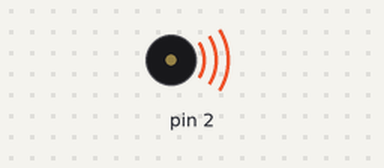
Recording of a sketch running on a simulated Arduino Uno, built with avr-gcc and run on an emulated ATmega328P. Parts: buzzer (waves = sounding).

Above: at 0.1 s.
At 28.8 s:
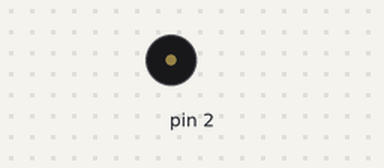
Timing chart, 0 to 30.3 s (numbered marks = the images above):
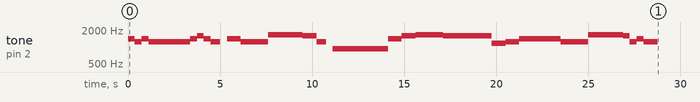

Measured:
- by itself, tone on pin 2: plays 1397 Hz for 0.38 s, 1244 Hz for 0.37 s, 1397 Hz for 0.37 s, 1244 Hz for 2.2 s, 1397 Hz for 0.38 s, 1568 Hz for 0.37 s … (27 notes in this stretch)

The sketch:

BuzzerLib.ino
```cpp
// (licence header left out)
#include "Buzzer.h"
#include "RTTTL.h"

RTTTLClass song;

/** the setup function runs once when you press reset or power the board */
void setup() {
	Buzzer.init(2);
	song.init("MammaMia:d=16,o=5,b=40:f6,d#6,f6,4d#6,d#6,d#6,f6,g6,f6,8d#.6,p,8f6,4d#6,8g#6,g#6,g#6,g#6,8g6,8d#.6,p,4a#6,a#6,a#6,8a#6,8f6,8g6,4g#6,8g6,8g6,g6,8g6,8d6,8d#6,4f6,8f6,4d#6,8g#6,g#6,g#6,g#6,g6,d#6,f6,8d#6");
	Buzzer.playSong(song);
}

/** the loop function runs over and over again until power down or reset */
void loop() {
	Buzzer.loop();
}
```

Buzzer.cpp
```cpp
// (licence header left out)
#include "Buzzer.h"

// Inits buzzer
void BuzzerClass::init(uint8_t pin)
{
    outPin = pin;
    status = playStates::stop;
    mode = playModes::single;
}

void BuzzerClass::play(uint16_t frequency)
{
    tone(outPin, frequency);
    oldMillis = millis();
}

void BuzzerClass::play(uint16_t frequency, uint16_t duration)
{
    mode = playModes::single;
    status = playStates::note;
    beepDuration = duration;
    play(frequency);
}

void BuzzerClass::play(NoteClass note)
{
    play(note.frequency, note.duration);
}

void BuzzerClass::stopPlay()
{
    noTone(outPin);
    status = playStates::stop;
}

void BuzzerClass::loop()
{
    switch (status)
    {
    case playStates::stop:
        break;
    case playStates::note:
        if (millis() - oldMillis >= beepDuration)
        {
            noTone(outPin);
            switch (mode)
            {
            case playModes::single:
                status = playStates::stop;
                break;
            case playModes::repeat:
                oldMillis = millis();
                status = playStates::pause;
                break;
            case playModes::song:
                noTone(outPin);
                oldMillis = millis();
                NoteClass note = songData.next();
                if(note.duration == 0) {
                    status = playStates::stop;
                }
                beepDuration = note.duration;
                if(note.frequency > 0) {
                    tone(outPin, note.frequency);
                }
                break;
            }
        }
        break;
    case playStates::pause:
        if (millis() - oldMillis >= beepPause)
        {
            play(beepFrequency);
            status = playStates::note;
        }
        break;
    }
}

void BuzzerClass::beepInit(uint16_t frequency, uint16_t duration, uint16_t pause)
{
    beepFrequency = frequency;
    beepDuration = duration;
    beepPause = pause;
}

void BuzzerClass::beepInit(NoteClass note, uint16_t pause)
{
    beepInit(note.frequency, note.duration, pause);
}

void BuzzerClass::beep(uint16_t frequency, uint16_t duration, uint16_t pause)
{
    beepInit(frequency, duration, pause);
    beep();
}

void BuzzerClass::beep(NoteClass note, uint16_t pause)
{
    beep(note.frequency, note.duration, pause);
}

void BuzzerClass::beep()
{
    mode = playModes::repeat;
    status = playStates::note;
    play(beepFrequency);
}

void BuzzerClass::playSong(RTTTLClass rtttl)
{
    playSong(rtttl, false);
}

void BuzzerClass::playSong(RTTTLClass rtttl, bool repeat)
{
    songData = rtttl;
    mode = playModes::song;
    status = playStates::note;
}

BuzzerClass Buzzer;
```

Buzzer.h
```cpp
// (licence header left out)
#ifndef _BUZZER_h
#define _BUZZER_h

#if defined(ARDUINO) && ARDUINO >= 100
	#include "arduino.h"
#else
	#include "WProgram.h"
#endif

#include "pitches.h"
#include "Note.h"
#include "RTTTL.h"

///@brief
/// Buzzer manager
class BuzzerClass
{
 protected:
    uint8_t outPin;				//!< Pin for Tone output
	uint16_t beepFrequency;
	uint16_t beepDuration;
	uint16_t beepPause;
	uint32_t oldMillis;			//!< Previous time storage

	RTTTLClass songData;

	///@brief
	/// Device status
	enum playStates {stop, note, pause};
	playStates status;

	///@brief
	/// Operating modes
	enum playModes {single, repeat, song};
	playModes mode;

 public:
	void init(uint8_t pin);				//!< Inits buzzer on specified pin
	void play(uint16_t frequency);		//!< Replacement of Tone function
	void play(uint16_t frequency, uint16_t duration);		//!< Plays note for specified duration
	void play(NoteClass note);
	void stopPlay();					//!< Replacement of NoTone function
	void loop();						//!< Function for main .ino loop

	void beepInit(uint16_t frequency, uint16_t duration, uint16_t pause);	//!< beeper parameters setting
	void beepInit(NoteClass note, uint16_t pause);							//!< beeper parameters setting
	void beep(uint16_t frequency, uint16_t duration, uint16_t pause);		//!< starts beeper with parameters
	void beep(NoteClass note, uint16_t pause);								//!< starts beeper with parameters
	void beep();															//!< starts beeper with already set parameters

	void playSong(RTTTLClass rtttl);
	void playSong(RTTTLClass rtttl, bool repeat);
};

extern BuzzerClass Buzzer;

#endif
```

Note.cpp
```cpp
// (licence header left out)
#include "Note.h"

NoteClass::NoteClass(char note, char diesis, uint8_t octave, uint16_t Duration)
{
    switch (toUpperCase(note))
    {
    case 'A':
        frequency = (diesis == '#' ? NOTE_AS7 : NOTE_A7);
        break;
    case 'B':
        frequency = NOTE_B7;
        break;
    case 'C':
        frequency = (diesis == '#' ? NOTE_CS8 : NOTE_C8);
        break;
    case 'D':
        frequency = (diesis == '#' ? NOTE_DS8 : NOTE_D8);
        break;
    case 'E':
        frequency = NOTE_E8;
        break;
    case 'F':
        frequency = (diesis == '#' ? NOTE_FS8 : NOTE_F8);
        break;
    case 'G':
        frequency = (diesis == '#' ? NOTE_GS8 : NOTE_G8);
        break;

    default:
        break;
    }

    int shift = 8 - octave;
    if (shift > 0)
        frequency = frequency >> shift;
    if (shift < 0)
        frequency = frequency << -shift;
    duration = Duration;
}
```

Note.h
```cpp
// (licence header left out)
#ifndef _NOTE_h
#define _NOTE_h

#if defined(ARDUINO) && ARDUINO >= 100
#include "arduino.h"
#else
#include "WProgram.h"
#endif

#include "pitches.h"

class NoteClass
{
public:
	uint16_t frequency;
	uint16_t duration;

	NoteClass(uint16_t Frequency, uint16_t Duration) : frequency(Frequency), duration(Duration) {}
	NoteClass(char note, char diesis, uint8_t octave, uint16_t Duration);
};

#endif
```

RTTTL.cpp
```cpp
// (licence header left out)
#include "RTTTL.h"

RTTTLClass::RTTTLClass(char songString[])
{
    init(songString);
}

void RTTTLClass::init(char songString[])
{
    cursor = 0;
    song = songString;
    //   Serial.println(song);

    // skip song title
    for (; song[cursor] != ':'; ++cursor)
    {
    }
    ++cursor;

    // parse header
    for (; song[cursor] != ':'; ++cursor)
    {
        switch (song[cursor])
        {
        case 'd':
            defaultDurate = getValue();
            break;
        case 'o':
            defaultOctave = getValue();
            break;
        case 'b':
            bpm = getValue();
            beatms = 240000 / bpm;
            break;

        default:
            break;
        }
    }

    streamStart = ++cursor;
}

void RTTTLClass::restart()
{
    cursor = streamStart;
}

///@brief
/// Test function for header values
bool headerTest(char c)
{
    return c != ',' && c != ':';
}

///@brief
/// Test function for duration value
bool durationTest(char c)
{
    return !isAlpha(c);
}

uint8_t RTTTLClass::getValue(bool (*testFunction)(char))
{
    char str[] = "0  ";
    uint8_t j = 0;
    for (; testFunction(song[cursor]); ++cursor)
    {
        if (isDigit(song[cursor]))
        {
            str[j] = song[cursor];
            ++j;
        }
    }
    if (song[cursor] == ':')
        --cursor;
    int ret;
    sscanf(str, "%d", &ret);
    return ret;
}

uint8_t RTTTLClass::getValue()
{
    return getValue(&headerTest);
}

NoteClass RTTTLClass::next()
{
    // No more notes
    if (song[cursor] == 0)
        return NoteClass(0, 0);

    uint8_t durate = defaultDurate;
    uint8_t octave = defaultOctave;
    char note = ' ';
    char diesis = ' ';

    // durate
    if (isDigit(song[cursor]))
    {
        durate = getValue(&durationTest);
    }

    // note
    note = song[cursor];
    ++cursor;

    // diesis
    if (song[cursor] == '#')
    {
        diesis = '#';
        ++cursor;
    }

    // dot
    if (song[cursor] == '.')
    {
        durate += durate >> 1;
        ++cursor;
    }

    // octave
    if (isDigit(song[cursor]))
    {
        octave = song[cursor] - '0';
        ++cursor;
    }

    // skip comma
    if (song[cursor] == ',')
        ++cursor;

    if (toUpperCase(note) == 'P')
    {
        return NoteClass(0, (uint16_t)(beatms / durate));
    }
    else
    {
        return NoteClass(note, diesis, octave, (uint16_t)(beatms / durate));
    }
}
```

RTTTL.h
```cpp
// (licence header left out)
#ifndef _RTTTL_h
#define _RTTTL_h

#if defined(ARDUINO) && ARDUINO >= 100
#include "arduino.h"
#else
#include "WProgram.h"
#endif

#include "Note.h"

class RTTTLClass
{
protected:
    char *song;
    uint16_t cursor;
    uint16_t streamStart;

    uint8_t defaultOctave;
    uint8_t defaultDurate;
    uint8_t bpm;
    uint16_t beatms;

    uint8_t getValue();                           //!< Header values parser
    uint8_t getValue(bool (*testFunction)(char)); //!< Generic number parser
public:
    RTTTLClass(){};                //!< Empty constructor
    RTTTLClass(char songString[]); //!< Cnstructor
    void init(char songString[]);  //!< Inits from string

    void restart();   //!< Restart play
    NoteClass next(); //!< Gets next note
};

#endif
```

pitches.h
```cpp
// (licence header left out)
#ifndef _PITCHES_h
#define _PITCHES_h

static const unsigned int NOTE_B0 = 31;
static const unsigned int NOTE_C1 = 33;
static const unsigned int NOTE_CS1 = 35;
static const unsigned int NOTE_D1 = 37;
static const unsigned int NOTE_DS1 = 39;
static const unsigned int NOTE_E1 = 41;
static const unsigned int NOTE_F1 = 44;
static const unsigned int NOTE_FS1 = 46;
static const unsigned int NOTE_G1 = 49;
static const unsigned int NOTE_GS1 = 52;
static const unsigned int NOTE_A1 = 55;
static const unsigned int NOTE_AS1 = 58;
static const unsigned int NOTE_B1 = 62;
static const unsigned int NOTE_C2 = 65;
static const unsigned int NOTE_CS2 = 69;
static const unsigned int NOTE_D2 = 73;
static const unsigned int NOTE_DS2 = 78;
static const unsigned int NOTE_E2 = 82;
static const unsigned int NOTE_F2 = 87;
static const unsigned int NOTE_FS2 = 93;
static const unsigned int NOTE_G2 = 98;
static const unsigned int NOTE_GS2 = 104;
static const unsigned int NOTE_A2 = 110;
static const unsigned int NOTE_AS2 = 117;
static const unsigned int NOTE_B2 = 123;
static const unsigned int NOTE_C3 = 131;
static const unsigned int NOTE_CS3 = 139;
static const unsigned int NOTE_D3 = 147;
static const unsigned int NOTE_DS3 = 156;
static const unsigned int NOTE_E3 = 165;
static const unsigned int NOTE_F3 = 175;
static const unsigned int NOTE_FS3 = 185;
static const unsigned int NOTE_G3 = 196;
static const unsigned int NOTE_GS3 = 208;
static const unsigned int NOTE_A3 = 220;
static const unsigned int NOTE_AS3 = 233;
static const unsigned int NOTE_B3 = 247;
static const unsigned int NOTE_C4 = 262;
static const unsigned int NOTE_CS4 = 277;
static const unsigned int NOTE_D4 = 294;
static const unsigned int NOTE_DS4 = 311;
static const unsigned int NOTE_E4 = 330;
static const unsigned int NOTE_F4 = 349;
static const unsigned int NOTE_FS4 = 370;
static const unsigned int NOTE_G4 = 392;
static const unsigned int NOTE_GS4 = 415;
static const unsigned int NOTE_A4 = 440;
static const unsigned int NOTE_AS4 = 466;
static const unsigned int NOTE_B4 = 494;
static const unsigned int NOTE_C5 = 523;
static const unsigned int NOTE_CS5 = 554;
static const unsigned int NOTE_D5 = 587;
static const unsigned int NOTE_DS5 = 622;
static const unsigned int NOTE_E5 = 659;
static const unsigned int NOTE_F5 = 698;
static const unsigned int NOTE_FS5 = 740;
static const unsigned int NOTE_G5 = 784;
static const unsigned int NOTE_GS5 = 831;
static const unsigned int NOTE_A5 = 880;
static const unsigned int NOTE_AS5 = 932;
static const unsigned int NOTE_B5 = 988;
static const unsigned int NOTE_C6 = 1047;
static const unsigned int NOTE_CS6 = 1109;
static const unsigned int NOTE_D6 = 1175;
static const unsigned int NOTE_DS6 = 1245;
static const unsigned int NOTE_E6 = 1319;
static const unsigned int NOTE_F6 = 1397;
static const unsigned int NOTE_FS6 = 1480;
static const unsigned int NOTE_G6 = 1568;
static const unsigned int NOTE_GS6 = 1661;
static const unsigned int NOTE_A6 = 1760;
static const unsigned int NOTE_AS6 = 1865;
static const unsigned int NOTE_B6 = 1976;
static const unsigned int NOTE_C7 = 2093;
static const unsigned int NOTE_CS7 = 2217;
static const unsigned int NOTE_D7 = 2349;
static const unsigned int NOTE_DS7 = 2489;
static const unsigned int NOTE_E7 = 2637;
static const unsigned int NOTE_F7 = 2794;
static const unsigned int NOTE_FS7 = 2960;
static const unsigned int NOTE_G7 = 3136;
static const unsigned int NOTE_GS7 = 3322;
static const unsigned int NOTE_A7 = 3520;
static const unsigned int NOTE_AS7 = 3729;
static const unsigned int NOTE_B7 = 3951;
static const unsigned int NOTE_C8 = 4186;
static const unsigned int NOTE_CS8 = 4435;
static const unsigned int NOTE_D8 = 4699;
static const unsigned int NOTE_DS8 = 4978;
static const unsigned int NOTE_E8 = 5274;
static const unsigned int NOTE_F8 = 5588;
static const unsigned int NOTE_FS8 = 5920;
static const unsigned int NOTE_G8 = 6272;
static const unsigned int NOTE_GS8 = 6644;

#endif
```
